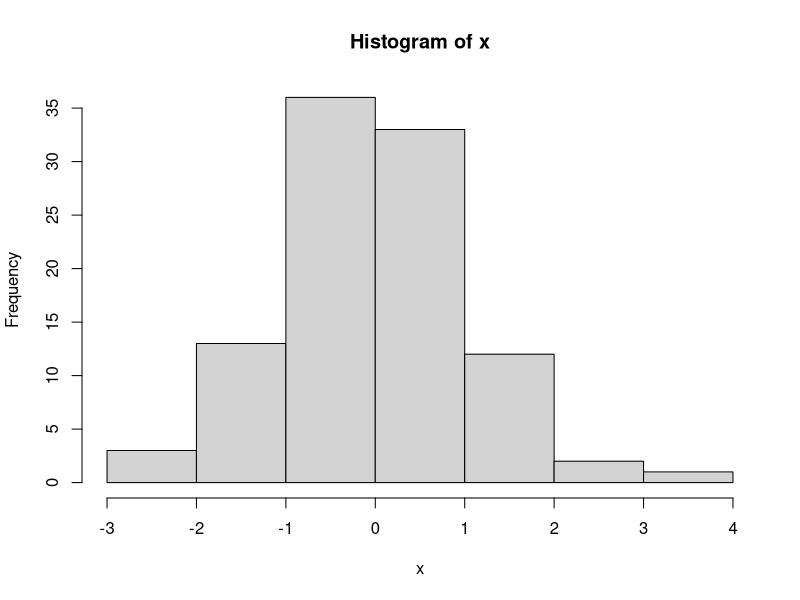

Recreate this plot in R.
## ---- chunk 1
knitr::opts_chunk$set(echo = TRUE)
## ---- chunk 2
x <- rnorm( 100)
hist (x)
